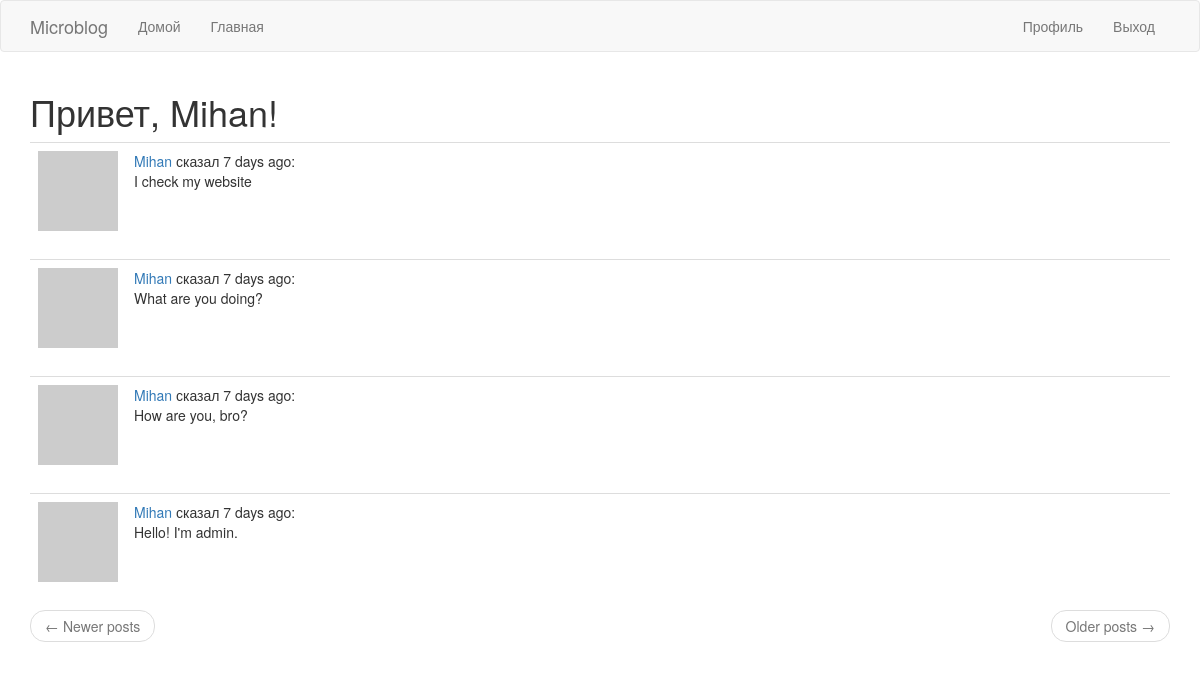
Page /explore (signed in) on the earlier database version.
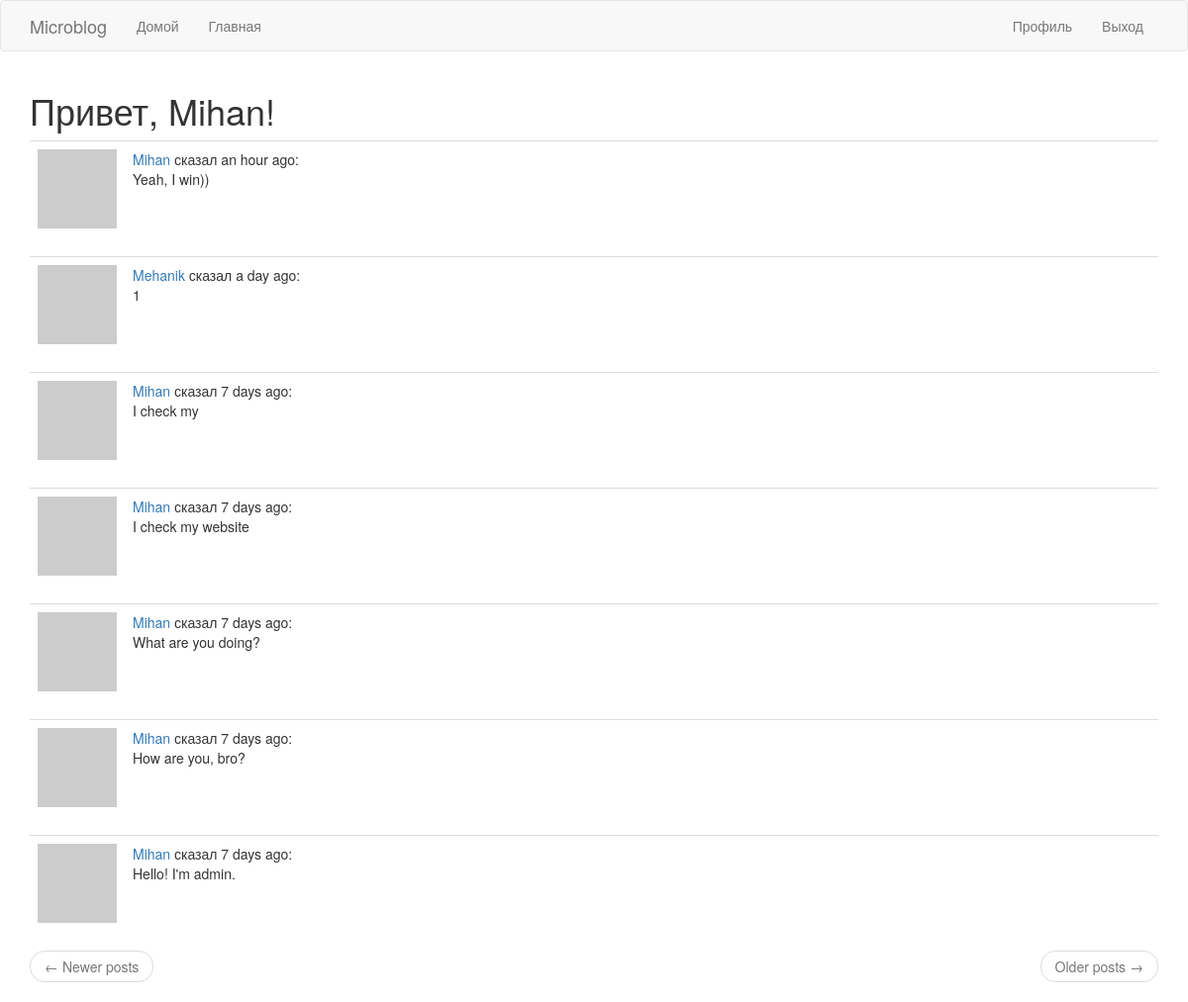
Same page on the later database version.
### app/models.py (models this page shows, shortened)
class User(UserMixin, db.Model):  # таблица пользователей в БД
    id = db.Column(db.Integer, primary_key=True)
    username = db.Column(db.String(64), index=True, unique=True)
    email = db.Column(db.String(120), index=True, unique=True)
    password_hash = db.Column(db.String(128))
    posts = db.relationship('Post', backref='author', lazy='dynamic')
    about_me = db.Column(db.String(140))
    last_seen = db.Column(db.DateTime, default=datetime.utcnow)
    followed = db.relationship(
        'User', secondary=followers,  # secondary - таблица конфигураций
        primaryjoin=(followers.c.follower_id == id),  # условие связывающее с левой стороны(follower)
        secondaryjoin=(followers.c.followed_id == id),  # условие связывающее с правой стороны(followed)
        backref=db.backref('followers', lazy='dynamic'), lazy='dynamic'
    )
    def avatar(self, size):  # изображение аватара
        digest = md5(self.email.lower().encode(
            'utf-8')).hexdigest()  # конвертирование почты в нижний регистр, далее в 16-ю строку
        return 'https://www.gravatar.com/avatar/{}?d=identicon&s={}'.format(digest, size)

class Post(db.Model):  # таблица постов в БД
    id = db.Column(db.Integer, primary_key=True)
    body = db.Column(db.String(140))
    timestamp = db.Column(db.DateTime, index=True, default=datetime.utcnow)
    user_id = db.Column(db.Integer, db.ForeignKey('user.id'))

### app/main/routes.py (the view)
@bp.route('/explore')
@login_required
def explore():  # логика страницы с постами от всех пользователей
    page = request.args.get('page', 1, type=int)  # логика нумерации страниц
    posts = Post.query.order_by(Post.timestamp.desc()).paginate(page, current_app.config['POSTS_PER_PAGE'],
                                                                False)  # логика отображение постов
    next_url = url_for('main.explore', page=posts.next_num) \
        if posts.has_next else None
    prev_url = url_for('main.explore', page=posts.prev_num) \
        if posts.has_prev else None
    return render_template('index.html', title='Explore', posts=posts.items, next_url=next_url, prev_url=prev_url)

### app/main/routes.py (called while the page is built)
@bp.before_request  # последняя активность пользователя
def before_request():  # логика последней активности пользователя
    if current_user.is_authenticated:  # проверка на авторизацию
        current_user.last_seen = datetime.utcnow()
        db.session.commit()

### app/models.py (called while the page is built)
@login.user_loader  # регистрирование пользовательского загрузчика
def load_user(id):
    return User.query.get(int(id))

### app/templates/index.html (shortened to what this page needs)
{% extends "base.html" %}
{% import 'bootstrap/wtf.html' as wtf %}
{% block app_content %}
    <h1>Привет, {{ current_user.username }}!</h1>
    {% for post in posts %}
        {% include '_post.html' %}
    {% endfor %}
    <nav aria-label="...">
        <ul class="pager">
            <li class="previous{% if not prev_url %} disabled{% endif %}">
                <a href="{{ prev_url or '#' }}">
                    <span aria-hidden="true">&larr;</span> Newer posts
                </a>
            </li>
            <li class="next{% if not next_url %} disabled{% endif %}">
                <a href="{{ next_url or '#' }}">
                    Older posts <span aria-hidden="true">&rarr;</span>
                </a>
            </li>
        </ul>
    </nav>
{% endblock %}

### app/templates/base.html (shortened to what this page needs)
{% extends 'bootstrap/base.html' %}
{% block navbar %}
    <nav class="navbar navbar-default">
        <div class="container">
            <div class="navbar-header">
                <a class="navbar-brand" href="{{ url_for('main.index') }}">Microblog</a>
            </div>
            <div class="collapse navbar-collapse" id="bs-example-navbar-collapse-1">
                <ul class="nav navbar-nav">
                    <li><a href="{{ url_for('main.index') }}">Домой</a></li>
                    <li><a href="{{ url_for('main.explore') }}">Главная</a></li>
                </ul>
                <ul class="nav navbar-nav navbar-right">
                    {% if current_user.is_anonymous %}
                    <li><a href="{{ url_for('auth.login') }}">Вход</a></li>
                    {% else %}
                    <li><a href="{{ url_for('main.user', username=current_user.username) }}">Профиль</a></li>
                    <li><a href="{{ url_for('auth.logout') }}">Выход</a></li>
                    {% endif %}
                </ul>
            </div>
        </div>
    </nav>
{% endblock %}
{% block content %}
    <div class="container">
        {% block app_content %}{% endblock %}
    </div>
{% endblock %}

### app/templates/_post.html
<table class="table table-hover">
  <tr valign="top">
      <td width="70px">
          <a href="{{ url_for('main.user', username=post.author.username) }}">
              <img src="{{ post.author.avatar(36) }}">
          </a>
      </td>
      <td>
          <a href="{{ url_for('main.user', username=post.author.username) }}">
              {{ post.author.username }}
          </a>
          сказал {{ moment(post.timestamp).fromNow() }}:
          <br>
          {{ post.body }}
      </td>
  </tr>
</table>

Differences in the rows shown:
added Post: author.username "Mihan", timestamp "an hour ago", body "Yeah, I win))"
added Post: author.username "Mehanik", timestamp "a day ago", body "1"
added Post: author.username "Mihan", timestamp "7 days ago", body "I check my"
